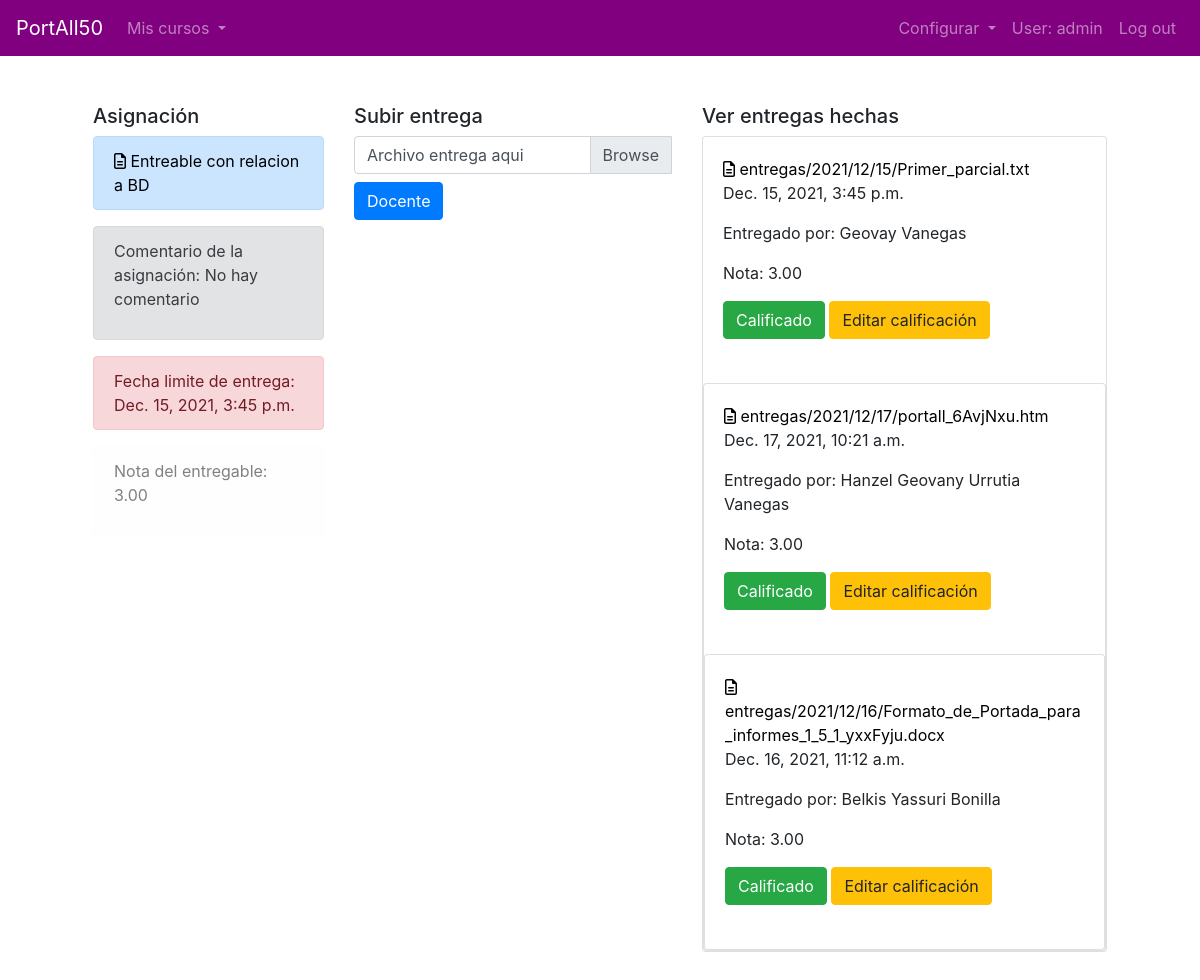
Page /entregable/17 (signed in) on the committed database.
### PortAll50/models.py (models this page shows, shortened)
class Entregable(models.Model):
    nombre_entregable = models.CharField(max_length=30)
    archivo = models.FileField(upload_to='entregables/', blank=True) #ver video axel
    comentario = models.CharField(max_length=100)
    tiempo_disp_hasta = models.DateTimeField(null=True)
    ESTADO_ENTREGA = [("1", "Mostrar"), ("2", "Recibida")]
    estado_entrega = models.CharField(choices=ESTADO_ENTREGA, max_length=1, default="1")
    seccion = models.ForeignKey(Seccion, on_delete=CASCADE, related_name="seccion_entregable")
    nota = models.DecimalField(decimal_places=2, max_digits=5, null=True)
    class Meta:
        verbose_name_plural = "Entregable"

class Entrega(models.Model):
    archivo_entrega = models.FileField(upload_to="entregas/%Y/%m/%d", blank=True) #ver video axel
    tiempo_entregado = models.DateTimeField(auto_now_add=True)
    nota = models.DecimalField(decimal_places=2, max_digits=5, null=True)
    entregable = models.ForeignKey(Entregable, on_delete=CASCADE, related_name="entregas")
    cuenta = models.ForeignKey(User, on_delete=CASCADE, related_name="entregas")
    ESTADO_ENTREGA = [("0", "Sin calificar"), ("1", "Calificado")]
    estado_entrega = models.CharField(choices=ESTADO_ENTREGA, max_length=1, default="0")
    class Meta:
        verbose_name_plural = "Entrega"

### PortAll50/views.py (the view)
# urls.py: path("entregable/<int:id_entregable>", views.entregable, name="entregable"),
def entregable(request, id_entregable):
    entregable = Entregable.objects.get(id=id_entregable)
    entregas = Entrega.objects.filter(entregable=entregable)
    estudiante = User.objects.get(username=request.user)
    now = timezone.now()
    try:
        entregas_usuario = Entrega.objects.filter(entregable=entregable)
    except:
        entregas_usuario = "8"
    for entrega in entregas_usuario:
        if entrega.cuenta == estudiante:
            envio = entrega
    try:
        print(envio)
    except:
        envio = entregas_usuario
    context = {
        "entregable": entregable,
        "entregas": entregas,
        "entregas_usuario": entregas_usuario,
        "estudiante": estudiante,
        "envio": envio,
        "now": now
    }
    return render(request, "PortAll50/entregable.html", context)

### PortAll50/templates/portall50/entregable.html (shortened to what this page needs)
{% extends 'base.html' %}
{% load bootstrap4 %}
{% load static %}
{% block main %}
    <div class="container">
        <div class="row">
            <div class="col-lg-3">
                <h5>Asignación</h5>
                <div class="alert alert-primary" role="alert">
                    <a href="{{entregable.archivo.url}}"><i class="far fa-file-alt"></i> {{entregable.nombre_entregable}}</a>
                </div>
                <div class="alert alert-secondary" role="alert">
                    <p>Comentario de la asignación: {{entregable.comentario}}</p>
                </div>
                {% if now > entregable.tiempo_disp_hasta %}
                    <div class="alert alert-danger" role="alert">
                        Fecha limite de entrega: {{entregable.tiempo_disp_hasta}}
                    </div>
                {% else %}
                    <div class="alert alert-secondary" role="alert">
                        Fecha limite de entrega: {{entregable.tiempo_disp_hasta}}
                    </div>
                {% endif %}
                <div class="alert alert-light" role="alert">
                    <p>Nota del entregable: {{entregable.nota}}</p>
                </div>
            </div>
            <div class="col-lg-4">
                <h5>Subir entrega</h5>
                <form method="POST" action="{% url 'agregarEntrega' %}" enctype="multipart/form-data">
                    <div class="input-group">
                        <div class="custom-file">
                            <label class="custom-file-label" for="inputGroupFile04">Archivo entrega aqui</label>
                        </div>
                    </div>
                    {% if user.info_cuenta.tipo == "2" %}
                        <button type="button" class="btn btn-primary mt-2">Docente</button>
                    {% endif %}
                </form>
            </div>
            <div class="col-lg-5">
                {% if user.info_cuenta.tipo == "2" %}
                    <h5>Ver entregas hechas</h5>
                    {% for entre in entregas %}
                        <div class="card">
                            <div class="card-body">
                                <a target="_blank" href="{{entre.archivo_entrega.url}}"><i class="far fa-file-alt"></i> {{entre.archivo_entrega}}</a>
                                <p>{{entre.tiempo_entregado}}</p>
                                <p>Entregado por: {{entre.cuenta.first_name}} {{entre.cuenta.last_name}}</p>
                                {% if entre.nota %}
                                    <p>Nota: {{entre.nota}}</p>
                                {% endif %}
                                <div>
                                    {% if entre.estado_entrega == "0" %}
                                        <button type="button" class="btn btn-primary" data-toggle="modal" data-target="#calificarEntrega{{entre.id}}">Calificar entrega</button>
                                    {% else %}
                                        <button type="button" class="btn btn-success">Calificado</button>
                                        <a class="btn btn-warning" href="{% url 'editarCalificacionEntrega' entre.id %}" >Editar calificación</a>
                                    {% endif %}
                                </div>
                            </div>
                        </div>
                        <br>
                    {% endfor %}
                {% endif %}
            </div>
        </div>
    </div>
{% endblock %}

### templates/base.html (shortened to what this page needs)
{% load bootstrap4 %}
{% load static %}
<!DOCTYPE html>
<html lang="sp">
<head>
    {% bootstrap_css %}
    <link href='https://unpkg.com/boxicons@2.0.9/css/boxicons.min.css' rel='stylesheet'>
    <link rel="stylesheet" href="{% static 'css/base.css' %}">
</head>
<body>
    {% if user.is_authenticated %}
    <nav class="navbar navbar-expand-lg navbar-dark bg-dark">
        <a class="navbar-brand" href="/portall">PortAll50</a>
        <div class="collapse navbar-collapse" id="navbarSupportedContent">
            <ul class="navbar-nav">
                <li class="nav-item dropdown">
                    <a class="nav-link dropdown-toggle" href="#" id="navbarDropdown" role="button" data-toggle="dropdown" aria-expanded="false">
                      Mis cursos
                    </a>
                </li>
            </ul>
            <ul class="navbar-nav ml-auto">
                <li class="nav-item dropdown">
                    {% if user.info_cuenta.tipo == "2" %}
                        <a class="nav-link dropdown-toggle" href="#" id="navbarDropdown" role="button" data-toggle="dropdown" aria-expanded="false">
                            Configurar
                        </a>
                    {% endif %}
                </li>
                <li class="nav-item"><a class="nav-link" href="" data-toggle="modal" data-target="#profileModal"> User: {{ user.username }} </a></li>
                <li class="nav-item"><a class="nav-link" href="{% url 'logout' %}">Log out</a></li>
            </ul>
        </div>
    </nav>
    {% endif %}
    <main class="container p-5">
        {% block main %}{% endblock %}
    </main>
</body>
</html>

### PortAll50/static/css/base.css (style rules this page uses)
.navbar { background-color: purple !important; }
a { color: black; text-decoration: none; }

### rows in the picture
Entregable: nombre_entregable "Entreable con relacion a BD", comentario "No hay comentario", tiempo_disp_hasta "Dec. 15, 2021, 3:45 p.m.", nota "3.00"
Entrega: archivo_entrega "entregas/2021/12/15/Primer_parcial.txt", tiempo_entregado "Dec. 15, 2021, 3:45 p.m.", cuenta.first_name "Geovay", cuenta.last_name "Vanegas", nota "3.00", estado_entrega "Calificado"
Entrega: archivo_entrega "entregas/2021/12/17/portall_6AvjNxu.htm", tiempo_entregado "Dec. 17, 2021, 10:21 a.m.", cuenta.first_name "Hanzel Geovany", cuenta.last_name "Urrutia Vanegas", nota "3.00", estado_entrega "Calificado"
Entrega: archivo_entrega "entregas/2021/12/16/Formato_de_Portada_para_informes_1_5_1_yxxFyju.docx", tiempo_entregado "Dec. 16, 2021, 11:12 a.m.", cuenta.first_name "Belkis Yassuri", cuenta.last_name "Bonilla", nota "3.00", estado_entrega "Calificado"

### other values in the picture
{{ user.username }} "admin"
